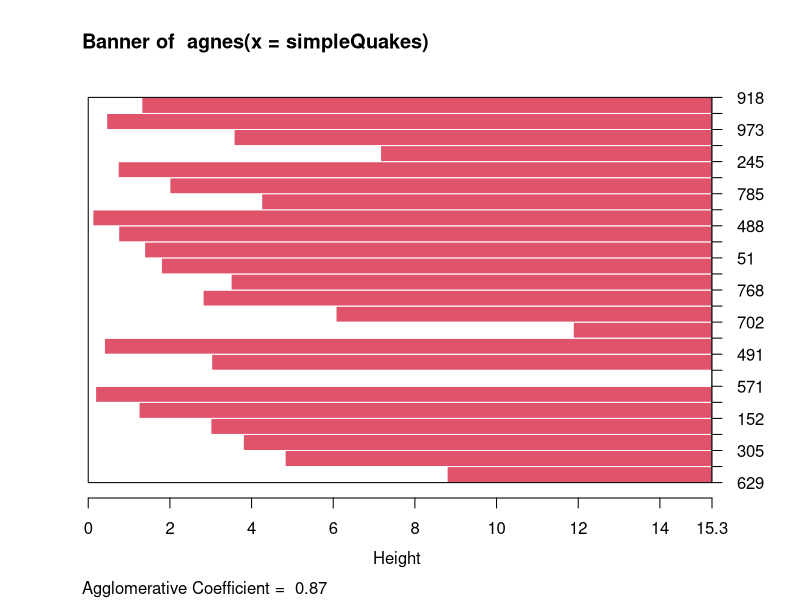
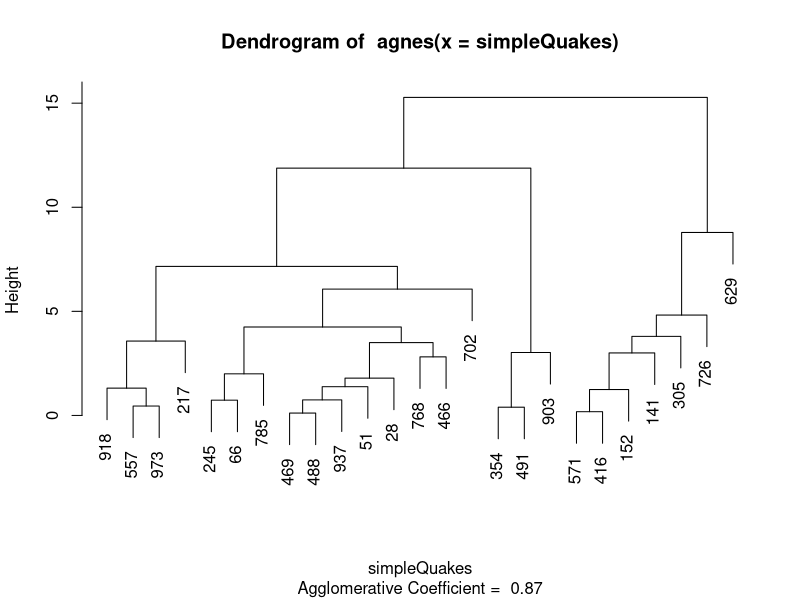
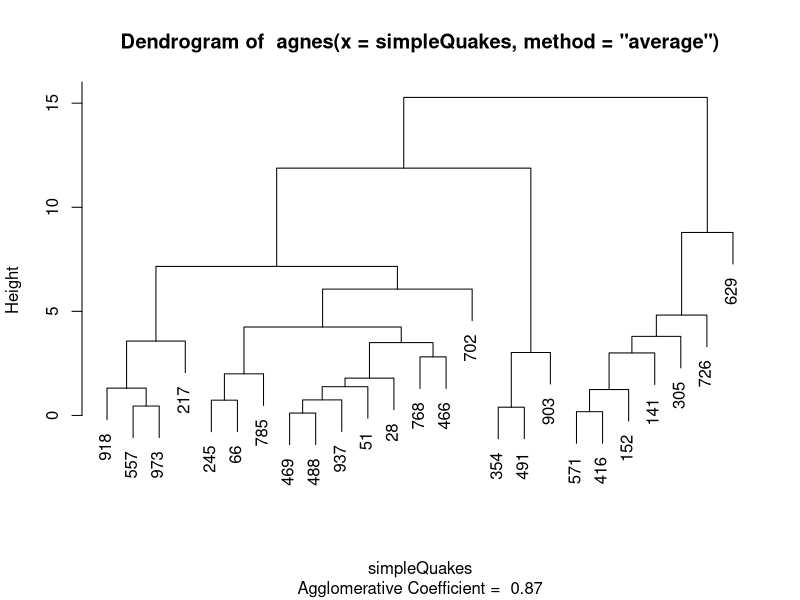
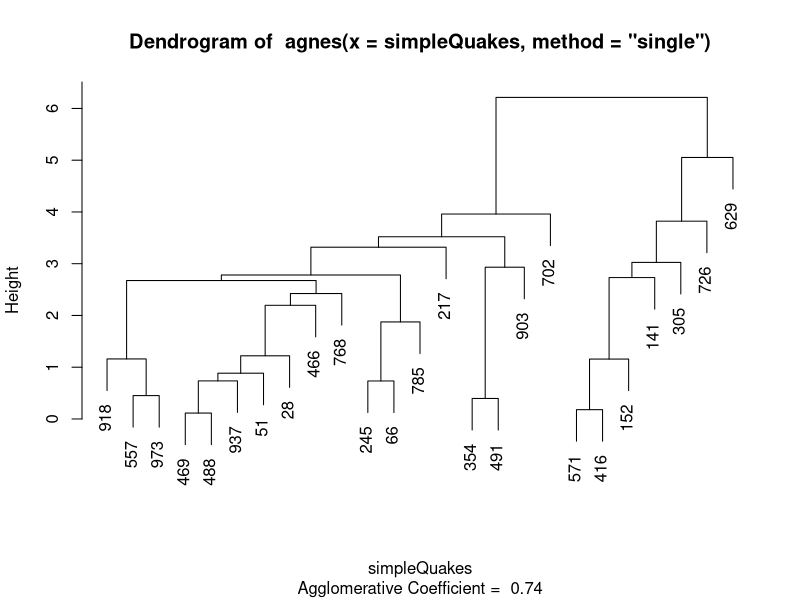
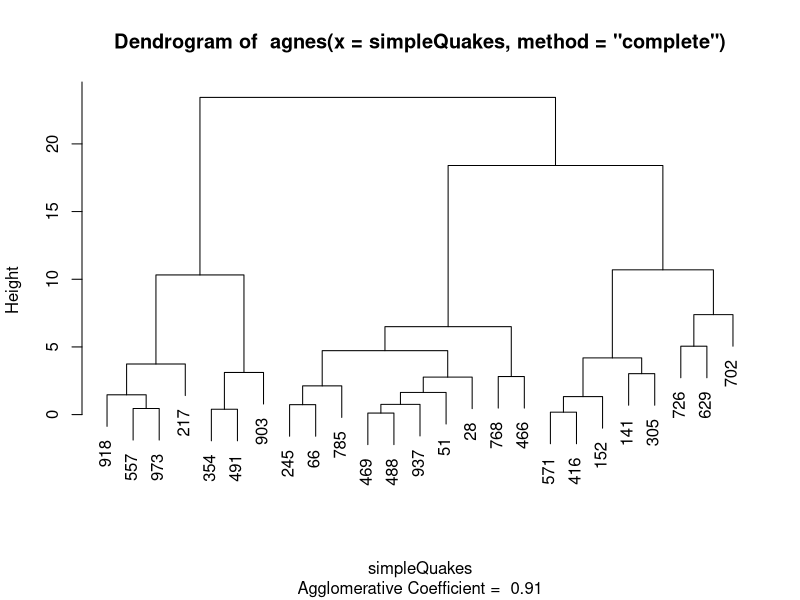
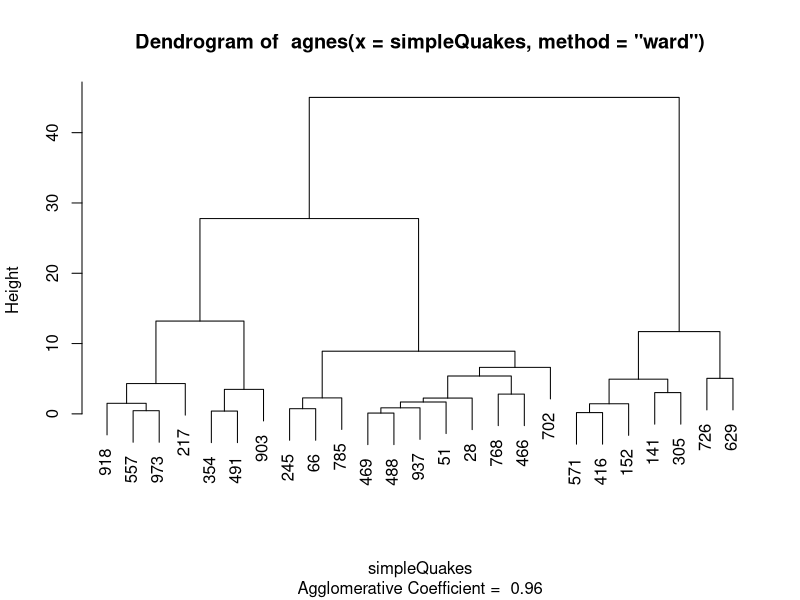
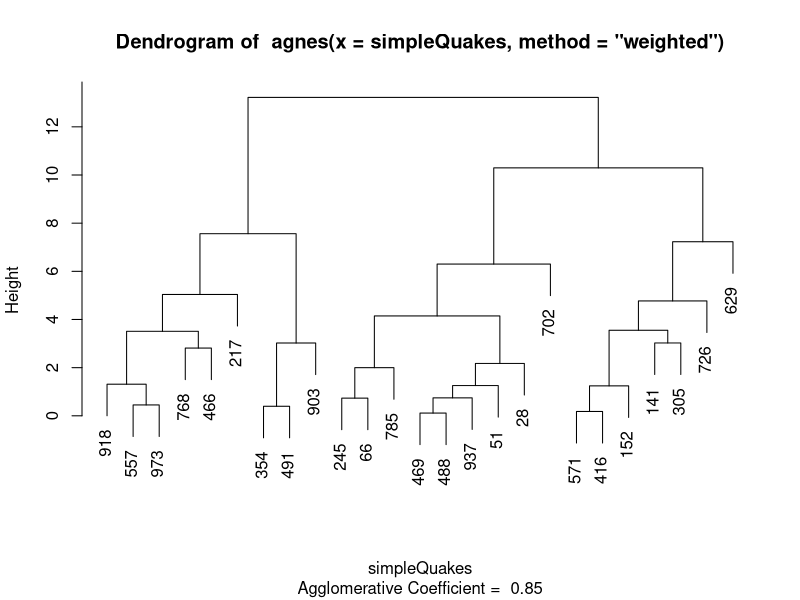
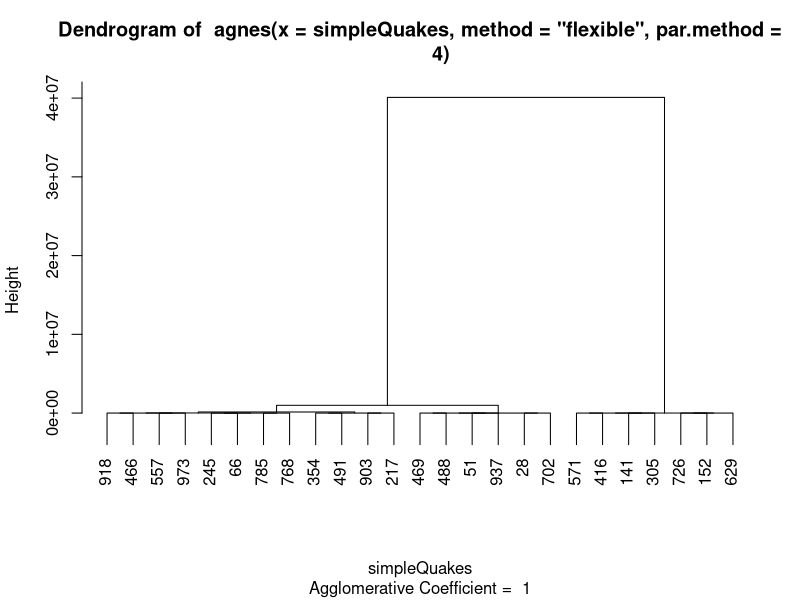

These figures' R source, in order:
# clustering with agnes - Agglomerative Nesting
# Hierarchical method
# like hclust but includes agglomerative coefficient & banner
# agglomerative means start with clusters of n=1, then increase n

# agnes produces hclust objects, so works with hclust functions
# sometimes requires as.hclust()

# unlike hclust, agnes doesn't require dist()

library(cluster)

agnes(quakes)

# downsample quakes for demonstration. from 500 to 25
simpleQuakes <- quakes[sample(nrow(quakes),25),c("long","lat")]

plot(agnes(simpleQuakes), which.plots = 1) # banner plot
plot(agnes(simpleQuakes), which.plots = 2) # dendogram

# methods provided by agnes
plot(agnes(simpleQuakes, method = "average"), which.plots = 2) 
plot(agnes(simpleQuakes, method = "single"), which.plots = 2) 
plot(agnes(simpleQuakes, method = "complete"), which.plots = 2) 
plot(agnes(simpleQuakes, method = "ward"), which.plots = 2) 
plot(agnes(simpleQuakes, method = "weighted"), which.plots = 2) 
plot(agnes(simpleQuakes, method = "flexible", par.method = 4), which.plots = 2) 

# identify also works
plot(agnes(simpleQuakes), which.plots = 2) # dendogram
clustResults <- identify(as.hclust(agnes(simpleQuakes)))
clustResults

# documentation
?agnes
?agnes.object
